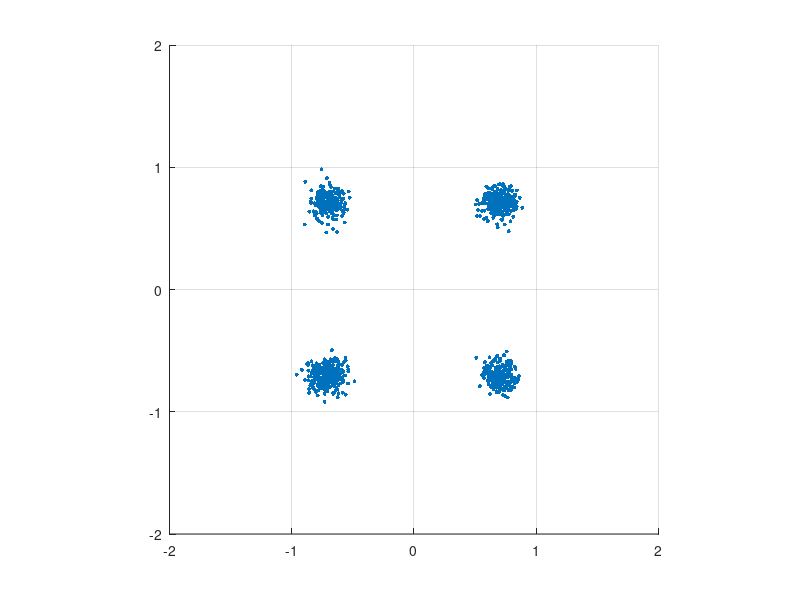

Write MATLAB code to recreate this figure. (Note: this script raises an error after producing the figure.)
%% ====================================================================
%  Course    : Advanced Radio Communications  (Beacon Red)
%  Day       : 3 - Modulation Techniques
%  Exercise  : 5 - Noise on the constellation
%              *** STUDENT STARTER FILE ***
%  Teaches   : noise turns each clean constellation point into a fuzzy
%              cloud. While the clouds stay inside their own quarter of
%              the picture the receiver still decides correctly. When the
%              clouds grow big enough to cross the red decision lines,
%              symbols start coming out wrong. This is also the reason
%              16-QAM and 64-QAM need a much better SNR than QPSK: their
%              points sit much closer together for the same power.
%  Run time  : about 14 minutes.
%  Needs     : plain MATLAB (MATLAB Online is fine). No toolbox.
%  TIER      : every section is RUN AND SEE. There is nothing to type in
%              this file. Run each section and watch what happens.
%              In the solo task in Section 5 you change ONE number.
%  How to use: click inside a section and press Run Section, one at a time.
%              Run Section 1 first - every later section uses its symbols.
% ====================================================================

%% Section 1 (RUN AND SEE) - one thousand random QPSK symbols
% What this block does: it makes 1000 random symbol pairs and maps them
% onto the same four QPSK points you built by hand in Exercise 4.
clear; clc;
rng(3);                            % same random numbers every time you run it
Nsym = 1000;                       % number of symbols
b_I  = randi([0 1], 1, Nsym);      % random bits for the I axis
b_Q  = randi([0 1], 1, Nsym);      % random bits for the Q axis
I    = (2*b_I - 1)/sqrt(2);        % the clean transmitted I values
Q    = (2*b_Q - 1)/sqrt(2);        % the clean transmitted Q values

%% Section 2 (RUN AND SEE) - a clean link: SNR = 20 dB
% What this block does: it adds a little Gaussian noise to I and to Q and
% draws the received points. The red lines are the decision boundaries.
snr_dB = 20;                       % signal-to-noise ratio, in dB
sigma  = sqrt(10^(-snr_dB/10)/2);  % noise level per axis (0.0707)
Ir = I + sigma*randn(1,Nsym);      % what the receiver actually sees
Qr = Q + sigma*randn(1,Nsym);
clf
scatter(Ir, Qr, 8, 'filled'); grid on; axis equal
xlim([-2 2]); ylim([-2 2]); xline(0,'r'); yline(0,'r')
xlabel('I'); ylabel('Q'); title('QPSK at SNR = 20 dB - four tight dots')

%% Section 3 (RUN AND SEE) - the same link at three SNR values
% What this block does: it repeats the noise at 20 dB, 10 dB and 5 dB and
% puts the three pictures side by side. Watch the clouds grow.
snr_list = [20 10 5];
clf
for k = 1:3
    sigma = sqrt(10^(-snr_list(k)/10)/2);
    Ir = I + sigma*randn(1,Nsym);
    Qr = Q + sigma*randn(1,Nsym);
    subplot(1,3,k)
    scatter(Ir, Qr, 6, 'filled'); grid on; axis equal
    xlim([-2 2]); ylim([-2 2]); xline(0,'r'); yline(0,'r')
    title(['SNR = ' num2str(snr_list(k)) ' dB'])
end

%% Section 4 (RUN AND SEE) - count the symbols the receiver gets wrong
% What this block does: the receiver decides by asking "is I above or
% below zero, and is Q above or below zero?" This counts how often that
% simple decision gives the wrong answer.
errs = zeros(1,3);
for k = 1:3
    sigma = sqrt(10^(-snr_list(k)/10)/2);
    Ir  = I + sigma*randn(1,Nsym);
    Qr  = Q + sigma*randn(1,Nsym);
    bad = (sign(Ir) ~= sign(I)) | (sign(Qr) ~= sign(Q));
    errs(k) = sum(bad);
end
errs                               % three error counts, out of 1000 symbols

%% Section 5 (RUN AND SEE) - SOLO VARIATION
% Task: change ONE number below - the SNR goes from 5 dB down to 0 dB -
%       then run this section again. Two questions to answer:
%       (a) can you still see four separate clouds?
%       (b) how many symbols out of 1000 are now wrong?
snr_dB = 5;                        % <-- CHANGE 5 TO 0
sigma  = sqrt(10^(-snr_dB/10)/2);
Ir = I + sigma*randn(1,Nsym);
Qr = Q + sigma*randn(1,Nsym);
clf
scatter(Ir, Qr, 8, 'filled'); grid on; axis equal
xlim([-2 2]); ylim([-2 2]); xline(0,'r'); yline(0,'r')
xlabel('I'); ylabel('Q'); title('QPSK with noise')
bad   = (sign(Ir) ~= sign(I)) | (sign(Qr) ~= sign(Q));
n_bad = sum(bad)                   % how many symbols came out wrong

%% Section 6 (RUN AND SEE) - why 16-QAM needs a better SNR than QPSK
% What this block does: it draws 16-QAM on top of QPSK at exactly the
% same average power, and turns the smaller gap between points into dB.
lev = [-3 -1 1 3]/sqrt(10);        % the four 16-QAM levels on each axis
[Ig, Qg] = meshgrid(lev, lev);     % all 16 combinations
clf
scatter(Ig(:), Qg(:), 45, 'filled'); grid on; axis equal; hold on
plot([0.7071 -0.7071 0.7071 -0.7071], [0.7071 0.7071 -0.7071 -0.7071], ...
     'rs', 'MarkerSize', 14, 'LineWidth', 1.5)
hold off
xlim([-1.5 1.5]); ylim([-1.5 1.5]); xlabel('I'); ylabel('Q')
legend('16-QAM: 16 points', 'QPSK: 4 points')
title('Same average power - 16-QAM points sit much closer together')
d_qpsk   = 2/sqrt(2)                     % gap between nearest QPSK points
d_16qam  = 2/sqrt(10)                    % gap between nearest 16-QAM points
extra_dB = 20*log10(d_qpsk/d_16qam)      % the extra SNR that gap costs, in dB
